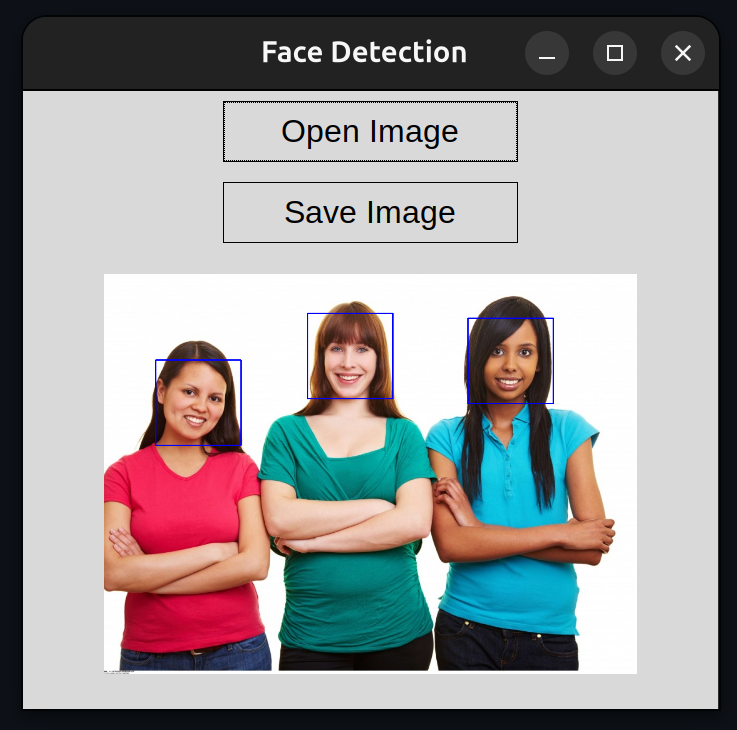
#> input picture Main.png, 737 x 730 px; its folder holds only this picture in this run
$ python -i face_detection.py   (imports and definitions only)
#> lines starting #> are read from the running program, lines starting #| are printed output that depends on the picture
import cv2
import tkinter as tk
from tkinter import filedialog
from tkinter import messagebox
from tkinter import ttk
from PIL import Image, ImageTk

# Function to load and display the image
def load_image():
    global image, resized_image, image_rgb, image_pil, image_tk
    file_path = filedialog.askopenfilename()  # Open file dialog to choose an image
#> the answer given: Main.png
    if file_path:
        image = cv2.imread(file_path)
#> image is the input picture: shape (730, 737, 3); mean B, G, R 153.8, 152.7, 154.5

        # Convert image to grayscale for face detection
        gray = cv2.cvtColor(image, cv2.COLOR_BGR2GRAY)
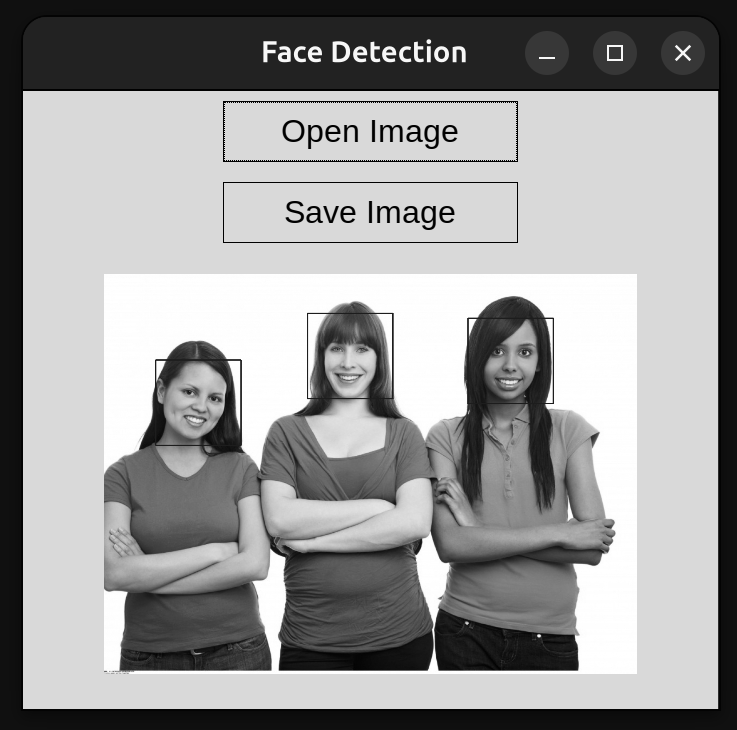
#> gray: shape (730, 737); min 0, max 255, mean 153.4

        # Load Haar Cascade for face detection
        face_cascade = cv2.CascadeClassifier(cv2.data.haarcascades + 'haarcascade_frontalface_default.xml')

        # Detect faces in the image
        faces = face_cascade.detectMultiScale(
            gray,
            scaleFactor=2,  # Adjust the scale factor for more accurate results
            minNeighbors=6,   # Increase the number of neighbors to reduce false positives
            minSize=(30, 30)  # Minimum size of faces to detect
        )
#> faces = ()

        # Draw rectangles around the detected faces
        for (x, y, w, h) in faces:
            cv2.rectangle(image, (x, y), (x+w, y+h), (255, 0, 0), 2)
#> this loop made 0 passes

        # Resize the image to fit the Tkinter window, maintaining the aspect ratio
        resize_image()

# Function to resize the image
def resize_image():
    global resized_image, image_rgb, image_pil, image_tk

    max_width = 600  # Maximum width of the image in the window
    max_height = 400  # Maximum height of the image in the window

    img_height, img_width = image.shape[:2]
#> img_height = 730; img_width = 737

    # Calculate scale ratio and resize
    scale_ratio = min(max_width / img_width, max_height / img_height)
#> scale_ratio = 0.548
    new_width = int(img_width * scale_ratio)
#> new_width = 403
    new_height = int(img_height * scale_ratio)
#> new_height = 400

    resized_image = cv2.resize(image, (new_width, new_height))
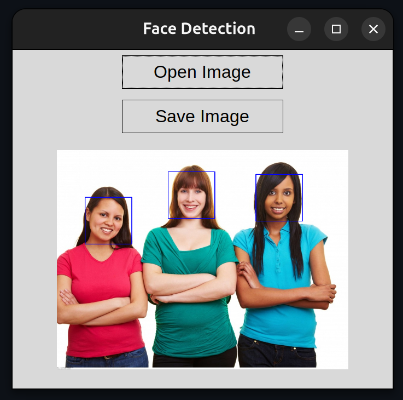
#> resized_image: shape (400, 403, 3); mean B, G, R 153.8, 152.7, 154.4

    # Convert the image for display in Tkinter
    image_rgb = cv2.cvtColor(resized_image, cv2.COLOR_BGR2RGB)
    image_pil = Image.fromarray(image_rgb)
    image_tk = ImageTk.PhotoImage(image_pil)

    # Display the image in the Tkinter window
#> (the run stopped early here; a loop or call above may not have finished)
